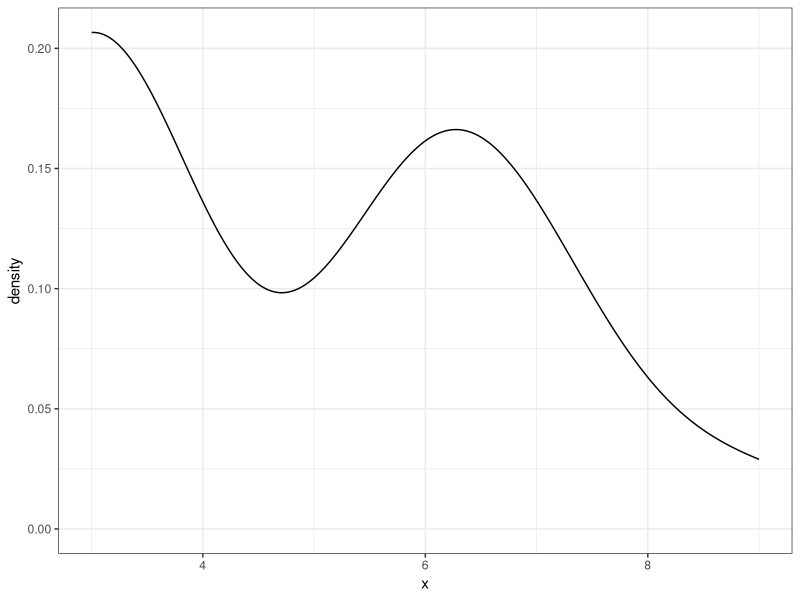
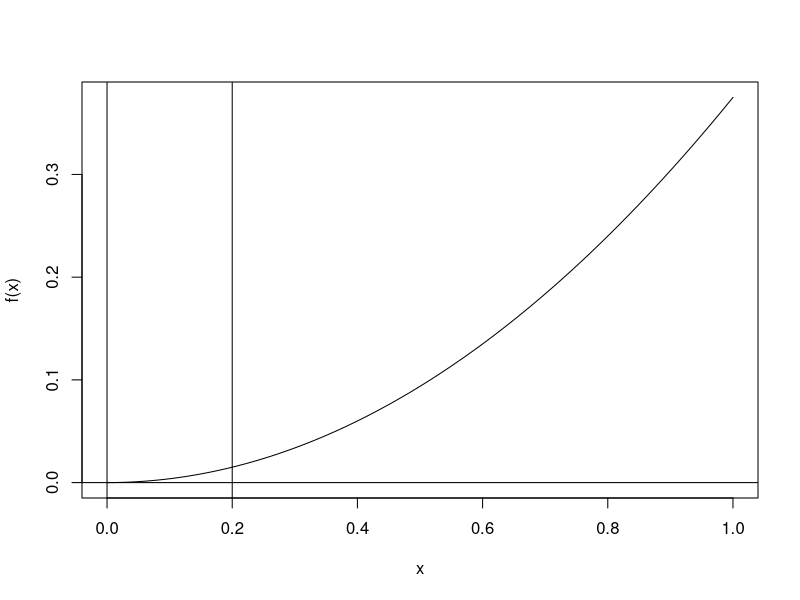
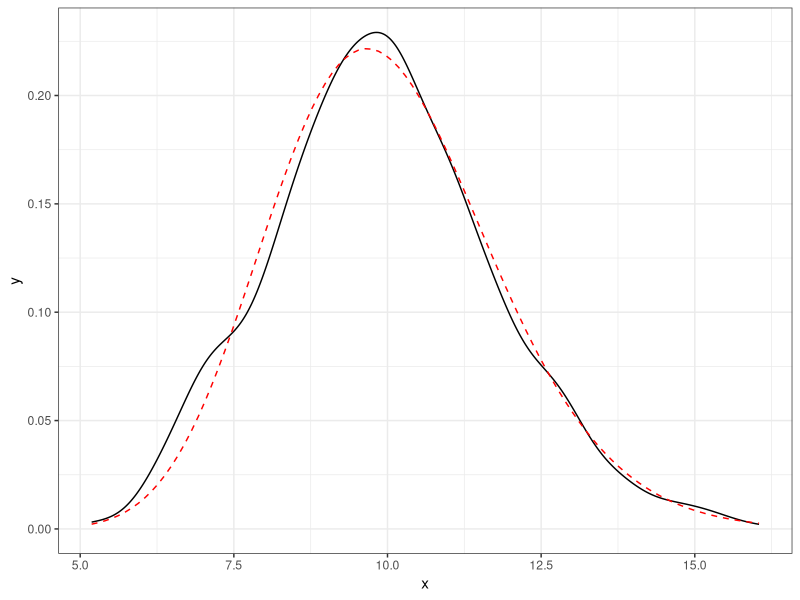
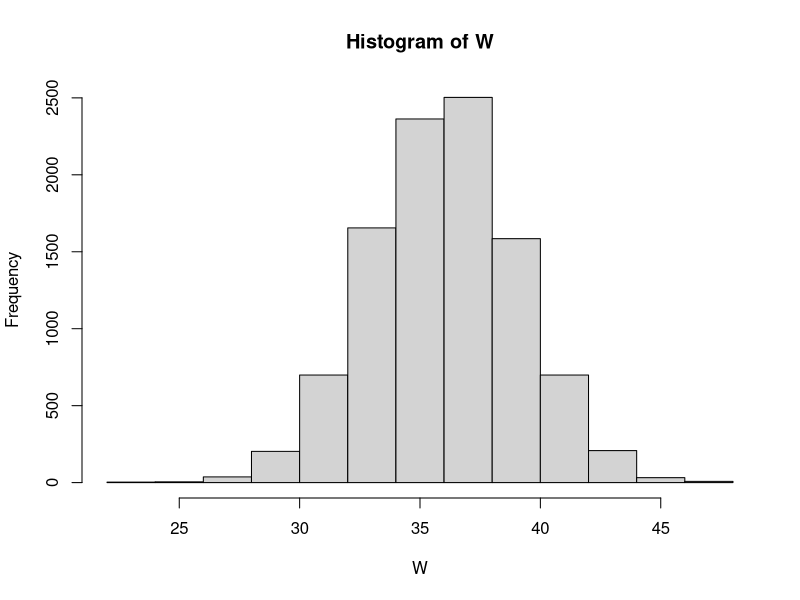
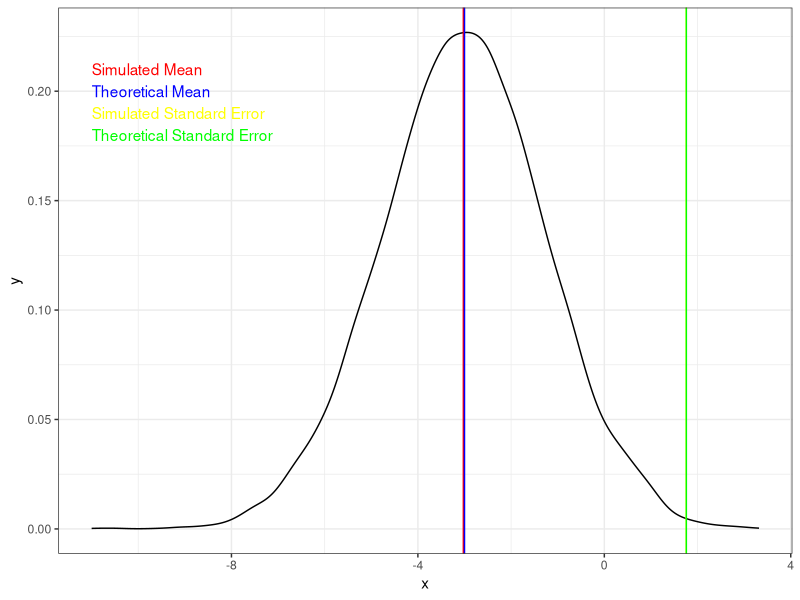
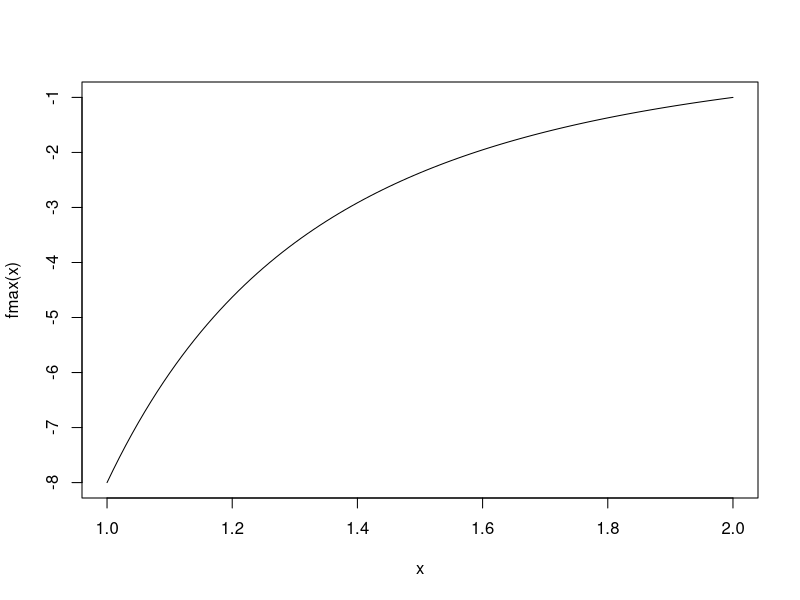

The R source for these figures, in order:
## ---- chunk 1
library(ggplot2)
library(lattice)
## ---- chunk 2
Population <- c(3, 6, 7, 9, 11, 14)
MIN <- apply(combn(Population, 3), 2, min)
MIN
mean(MIN)  # mean of the sampling distribution
# This statistic is an estimate of the population Min (3).
ggplot(data = data.frame(x = MIN), aes(x = x)) + geom_density() + theme_bw()
## ---- chunk 3
f <- function(x){3*x^2/8}
integrate(f, 0, 2)$value # must be 1 for it to be a valid pdf
integrate(f, 0, 1/5)$value

curve(f)
abline(v=0)
abline(v=1/5)
abline(h=0)
## ---- chunk 4
set.seed(13)
sims <- 1000
xbar <- numeric(sims)
for(i in 1:sims){
  xbar[i] <- mean(rexp(30, 1/10))
}
mean(xbar)
mean(xbar >= 12)
library(ggplot2)
ggplot(data = data.frame(x = xbar), aes(x = x)) + geom_density() + theme_bw() + stat_function(fun = dgamma, args = list(30*1, 30/10), lty = "dashed", color = "red")
## ---- chunk 5
set.seed(13)
sims <- 10000
xbar <- numeric(sims)
ybar <- numeric(sims)
for(i in 1:sims){
  xbar[i] <- mean(rnorm(10, 20, 8))
  ybar[i] <- mean(rnorm(15, 16, 7))
}
W <- xbar + ybar
hist(W)
mean(W)  # close to 36
sd(W)    # close to 3.11
mean(W < 40)
foo <- sqrt(8^2/10 + 7^2/15)
# Exact answer
pnorm(40, 36, foo)

## ---- chunk 6
set.seed(13)
sims <- 10000
xbar <- numeric(sims)
ybar <- numeric(sims)
for(i in 1:sims){
  xbar[i] <- mean(rnorm(9, 7, 3))
  ybar[i] <- mean(rnorm(12, 10, 5))
}
W <- xbar - ybar
ggplot(data = data.frame(x = W), aes(x = x)) + geom_density() + theme_bw() + geom_vline(xintercept = mean(W), color="red") + geom_vline(xintercept=-3, color="blue") + geom_vline(xintercept=sd(W), color="yellow") + geom_vline(xintercept=1.76, color="green") + annotate("text",x=-11,y=c(.21,.2,.19,.18),label=c("Simulated Mean","Theoretical Mean", "Simulated Standard Error", "Theoretical Standard Error"),hjust=0,color=c("red", "blue", "yellow", "green"))
mean(W)  # close to -3
sd(W)    # close to 1.76
mean(W < -1.5)
# Exact answer
pnorm(-1.5, -3, sqrt(3^2/9 + 5^2/12))
## ---- chunk 7
set.seed(13)
sims <- 10000
WE2 <- numeric(sims)
WE4 <- numeric(sims)
WE5 <- numeric(sims)

for (i in 1:sims) {
  WE2[i] <- sum(rnorm(2)^2)
  WE4[i] <- sum(rnorm(4)^2)
  WE5[i] <- sum(rnorm(5)^2)
}

mean(WE2)
mean(WE4)
mean(WE5)
var(WE2)
var(WE4)
var(WE5)
## ---- chunk 8
set.seed(13)
sims <- 10000
WE <- numeric(sims)
for(i in 1:sims){
  WE[i] <- sum(rexp(20, 2))
}
mean(WE)
var(WE)
mean(WE <= 10)
## ---- chunk 9
# f <- function(x){2/x^2}
f <- function(x){}
fmax <- function(x){2*(-2/x)^(2-1) * 2/x^2}
curve(fmax, from=1,to=2)
integrate(fmax, 1, 2)
#curve(f, from=1, to=2)
#ans <- integrate(f, 0.92, 1)$value
#ans
